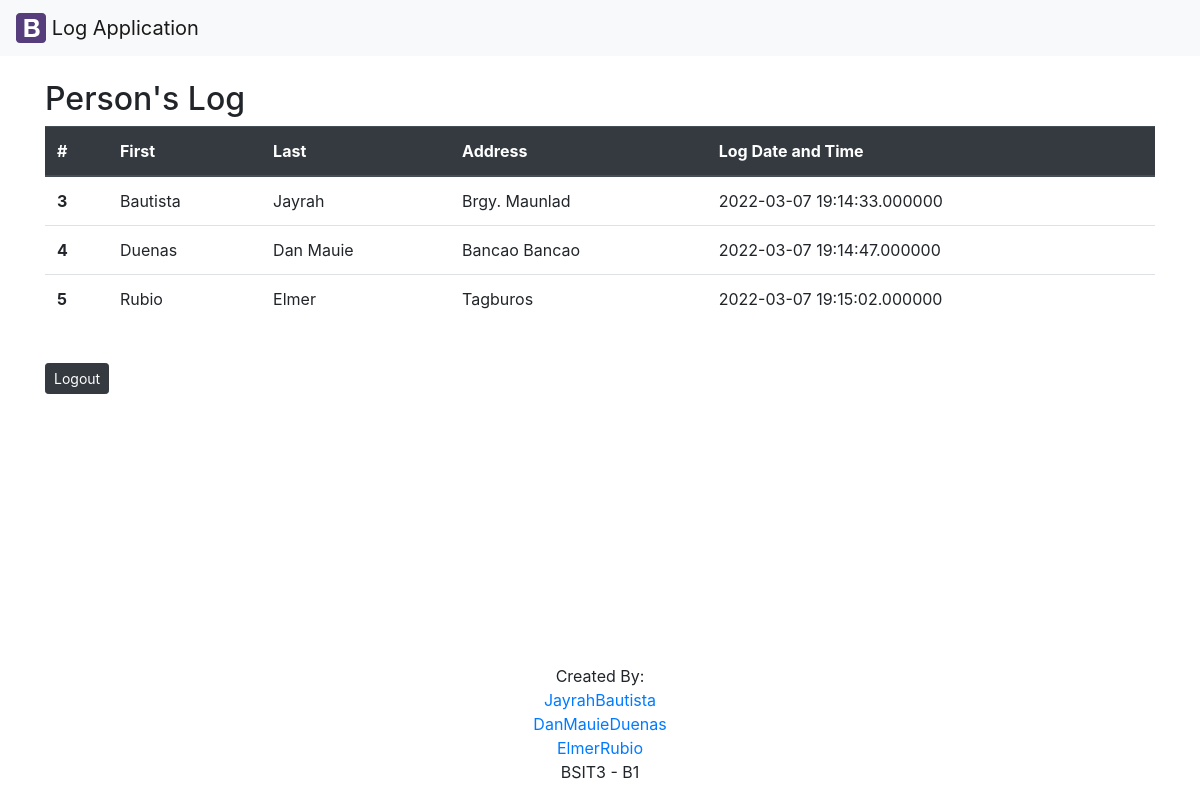
/guestbook-list.php, run on the app's committed database.
### tables this page shows
CREATE TABLE IF NOT EXISTS `person` (
  `pid` int NOT NULL AUTO_INCREMENT,
  `lastname` varchar(45) NOT NULL,
  `firstname` varchar(45) NOT NULL,
  `address` varchar(100) NOT NULL,
  `logdt` datetime(6) NOT NULL,
  PRIMARY KEY (`pid`)
);

### guestbook-list.php (the view, shortened to what this page needs)
<?php
  require('config/db.php');
  $query="SELECT * FROM person";
  $persons = mysqli_query($conn,$query);
?>
<?php include('inc/header.php'); ?>
	<div class="container">
    <br/>
		<h2>Person's Log</h2>
        <table class="table">
                <thead class="thead-dark">
                    <tr>
                    <th scope="col">#</th>
                    <th scope="col">First</th>
                    <th scope="col">Last</th>
                    <th scope="col">Address</th>
                    <th scope="col">Log Date and Time</th>
                    </tr>
                </thead>
			<div class="well">
                <tbody>
                <?php foreach($persons as $person) : ?>
                    <tr>
                    <th scope="row"><?php echo $person['pid'];?></th>
                    <td><?php echo $person['lastname'];?></td>
                    <td><?php echo $person['firstname'];?></td>
                    <td><?php echo $person['address'];?></td>
                    <td><?php echo $person['logdt'];?></td>
                    </tr>
                <?php endforeach; ?>
                </tbody>
            </div>
        </table>
        <br/>
            <button type="button" class="btn btn-dark btn-sm" onclick="document.location='guestbook-login.php'">Logout</button>
</div>
<?php include('inc/footer.php'); ?>

### inc/header.php (shortened to what this page needs)
<!DOCTYPE html>
<html lang="en">
<head>
  <link rel="stylesheet" href="https://maxcdn.bootstrapcdn.com/bootstrap/4.5.2/css/bootstrap.min.css">
</head>
<body class="d-flex flex-column min-vh-100">
	<?php include('navbar.php'); ?>

### inc/navbar.php
<nav class="navbar navbar-light bg-light">
  <a class="navbar-brand" href="#">
    <img src="img/bootstrap.svg" width="30" height="30" class="d-inline-block align-top" alt="" loading="lazy">
    Log Application
  </a>
</nav>

### inc/footer.php
<footer class="mastfoot mt-auto" style="text-align: center;">
    <div class="inner">
      <p>Created By: <br>
      <a href="https://github.com/JayrahBautista">JayrahBautista</a>
      <br>
      <a href="https://github.com/danmauie">DanMauieDuenas</a>
      <br>
      <a href="https://github.com/elmerrubiojr">ElmerRubio</a>
      <br>BSIT3 - B1
      </p>
    </div>
</footer>
  </body>
</html>

### data on the page
person: pid "3", lastname "Bautista", firstname "Jayrah", address "Brgy. Maunlad", logdt "2022-03-07 19:14:33.000000"
person: pid "4", lastname "Duenas", firstname "Dan Mauie", address "Bancao Bancao", logdt "2022-03-07 19:14:47.000000"
person: pid "5", lastname "Rubio", firstname "Elmer", address "Tagburos", logdt "2022-03-07 19:15:02.000000"
